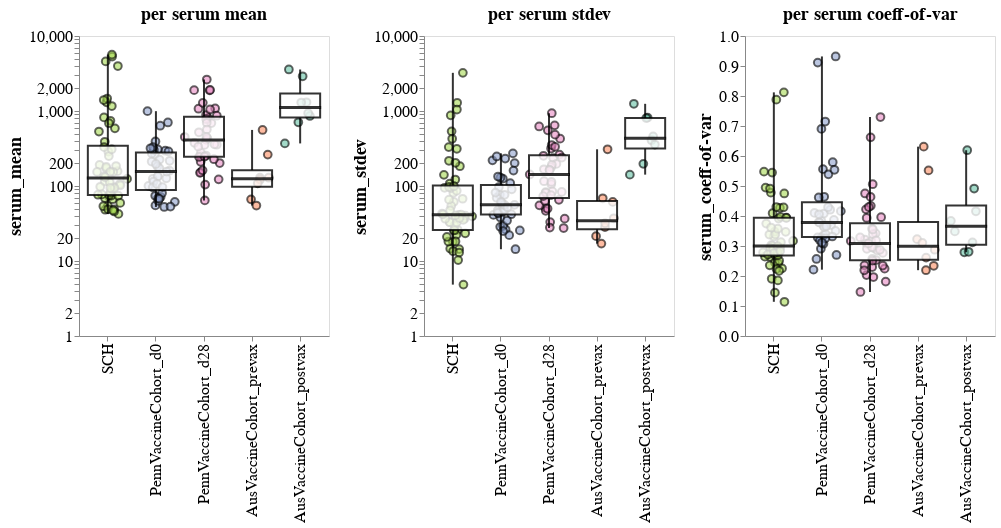

Notebook source saved alongside this figure:
### Code cell
# Make reduced input dataframe
data = (all_titers_df
        .merge(serum_variance_df, on = 'serum')
        [['group', 'group_detail', 'serum', 'serum_mean',
          'serum_stdev', 'serum_var', 'serum_coeff-of-var']]
        .drop_duplicates()
        # .query('group != "SCH"')
       )

# Initialize list to store difference group variance calcualtions
plots = []

# Configure plots
width = 250
point_size = 60
point_opacity = 0.6
box_size = 40
box_opacity = 0.8

# Define sort order for x-axis
sort_order = ['SCH', 
              'PennVaccineCohort_d0', 'PennVaccineCohort_d28',
              'AusVaccineCohort_prevax', 'AusVaccineCohort_postvax']

# Define list of variances to plot for
var_list = ['serum_mean', 'serum_stdev', 'serum_coeff-of-var']

# Iterate through above list and produce plots
for var in var_list:

    if var == 'serum_coeff-of-var':
        _range = [0,1]
        scale_param = alt.Scale(nice=True, domain=_range)
    else:
        _range = [4,4000]
        scale_param = alt.Scale(type='log', nice=True, domain=_range)
    
    # Make plot
    color_scheme = alt.Color("group_detail:N").legend(None).scale(scheme='set2')

    points = (alt.Chart(data, width = width)
            .mark_point(size = point_size, opacity = point_opacity, filled=True, stroke='black')
            .encode(
                alt.X('group_detail', 
                          axis = alt.Axis(grid=False, 
                                          titleFontSize=18, 
                                          labelFontSize=16,
                                          labelLimit = 1000, 
                                          labelAlign = 'right'),
                      title = '',
                       sort = sort_order
                         ),
                alt.Y(f'{var}', 
                      axis=alt.Axis(grid=False, titleFontSize=18, labelFontSize=16, title=f"{var}"),
                      scale=scale_param,
                     ),
                detail = ['serum'],
                color = color_scheme,
                xOffset="jitter:Q",
                tooltip=['serum']
            )
              .transform_calculate(
        # Generate Gaussian jitter with a Box-Muller transform
        jitter="sqrt(-4*log(random()))*cos(2*PI*random())"
    ).interactive()
           )
    
    boxes = (alt.Chart(data, width = width)
             .mark_boxplot(
                 extent="min-max", 
                 opacity = box_opacity, size = box_size, color = 'white').encode(
        alt.X("group_detail:N",
              sort = sort_order),
        alt.Y(f'{var}', 
              axis=alt.Axis(title=f'{var}'),
             scale = scale_param,
             )
                 .scale(zero=False),
                 stroke = alt.value('black'),
                  strokeWidth=alt.value(2)
             )
            )
        
    layered = (alt.layer(points, boxes, title=f'per serum {var.split('_')[1]}')
               # .properties(title = f'{var}')
               # .configure_title(fontSize=22, offset=1, dx = -10, dy = -10,)
              )

    # Add final layered plot to plots list
    plots.append(layered)

# Concat plots in plots list
(alt.concat(*plots, title = '', columns = 4)
 .configure_title(fontSize=18, 
                  anchor = 'middle',
                  dy = 0,)
 .configure_header(labelFontSize=16)
 .configure_legend(titleFontSize=18, 
                   labelFontSize = 18,
                   strokeColor='gray',
                   padding=10,
                   cornerRadius=10,)
)

### Figure 1 — Vega-Lite specification as saved in the notebook (floating-point values rounded to 4 significant figures; data arrays with more than 128 entries replaced by an {"elided": "..."} marker saying what was removed)
{"config": {"view": {"continuousWidth": 300, "continuousHeight": 300}, "header": {"labelFontSize": 16}, "legend": {"cornerRadius": 10, "labelFontSize": 18, "padding": 10, "strokeColor": "gray", "titleFontSize": 18}, "title": {"anchor": "middle", "dy": 0, "fontSize": 18}}, "concat": [{"layer": [{"mark": {"type": "point", "filled": true, "opacity": 0.6, "size": 60, "stroke": "black"}, "encoding": {"color": {"field": "group_detail", "legend": null, "scale": {"scheme": "set2"}, "type": "nominal"}, "detail": [{"field": "serum", "type": "nominal"}], "tooltip": [{"field": "serum", "type": "nominal"}], "x": {"axis": {"grid": false, "labelAlign": "right", "labelFontSize": 16, "labelLimit": 1000, "titleFontSize": 18}, "field": "group_detail", "sort": ["SCH", "PennVaccineCohort_d0", "PennVaccineCohort_d28", "AusVaccineCohort_prevax", "AusVaccineCohort_postvax"], "title": "", "type": "nominal"}, "xOffset": {"field": "jitter", "type": "quantitative"}, "y": {"axis": {"grid": false, "labelFontSize": 16, "title": "serum_mean", "titleFontSize": 18}, "field": "serum_mean", "scale": {"domain": [4, 4000], "nice": true, "type": "log"}, "type": "quantitative"}}, "name": "view_1", "transform": [{"calculate": "sqrt(-4*log(random()))*cos(2*PI*random())", "as": "jitter"}]}, {"mark": {"type": "boxplot", "color": "white", "extent": "min-max", "opacity": 0.8, "size": 40}, "encoding": {"stroke": {"value": "black"}, "strokeWidth": {"value": 2}, "x": {"field": "group_detail", "sort": ["SCH", "PennVaccineCohort_d0", "PennVaccineCohort_d28", "AusVaccineCohort_prevax", "AusVaccineCohort_postvax"], "type": "nominal"}, "y": {"axis": {"title": "serum_mean"}, "field": "serum_mean", "scale": {"zero": false}, "type": "quantitative"}}}], "title": "per serum mean", "width": 250}, {"layer": [{"mark": {"type": "point", "filled": true, "opacity": 0.6, "size": 60, "stroke": "black"}, "encoding": {"color": {"field": "group_detail", "legend": null, "scale": {"scheme": "set2"}, "type": "nominal"}, "detail": [{"field": "serum", "type": "nominal"}], "tooltip": [{"field": "serum", "type": "nominal"}], "x": {"axis": {"grid": false, "labelAlign": "right", "labelFontSize": 16, "labelLimit": 1000, "titleFontSize": 18}, "field": "group_detail", "sort": ["SCH", "PennVaccineCohort_d0", "PennVaccineCohort_d28", "AusVaccineCohort_prevax", "AusVaccineCohort_postvax"], "title": "", "type": "nominal"}, "xOffset": {"field": "jitter", "type": "quantitative"}, "y": {"axis": {"grid": false, "labelFontSize": 16, "title": "serum_stdev", "titleFontSize": 18}, "field": "serum_stdev", "scale": {"domain": [4, 4000], "nice": true, "type": "log"}, "type": "quantitative"}}, "name": "view_2", "transform": [{"calculate": "sqrt(-4*log(random()))*cos(2*PI*random())", "as": "jitter"}]}, {"mark": {"type": "boxplot", "color": "white", "extent": "min-max", "opacity": 0.8, "size": 40}, "encoding": {"stroke": {"value": "black"}, "strokeWidth": {"value": 2}, "x": {"field": "group_detail", "sort": ["SCH", "PennVaccineCohort_d0", "PennVaccineCohort_d28", "AusVaccineCohort_prevax", "AusVaccineCohort_postvax"], "type": "nominal"}, "y": {"axis": {"title": "serum_stdev"}, "field": "serum_stdev", "scale": {"zero": false}, "type": "quantitative"}}}], "title": "per serum stdev", "width": 250}, {"layer": [{"mark": {"type": "point", "filled": true, "opacity": 0.6, "size": 60, "stroke": "black"}, "encoding": {"color": {"field": "group_detail", "legend": null, "scale": {"scheme": "set2"}, "type": "nominal"}, "detail": [{"field": "serum", "type": "nominal"}], "tooltip": [{"field": "serum", "type": "nominal"}], "x": {"axis": {"grid": false, "labelAlign": "right", "labelFontSize": 16, "labelLimit": 1000, "titleFontSize": 18}, "field": "group_detail", "sort": ["SCH", "PennVaccineCohort_d0", "PennVaccineCohort_d28", "AusVaccineCohort_prevax", "AusVaccineCohort_postvax"], "title": "", "type": "nominal"}, "xOffset": {"field": "jitter", "type": "quantitative"}, "y": {"axis": {"grid": false, "labelFontSize": 16, "title": "serum_coeff-of-var", "titleFontSize": 18}, "field": "serum_coeff-of-var", "scale": {"domain": [0, 1], "nice": true}, "type": "quantitative"}}, "name": "view_3", "transform": [{"calculate": "sqrt(-4*log(random()))*cos(2*PI*random())", "as": "jitter"}]}, {"mark": {"type": "boxplot", "color": "white", "extent": "min-max", "opacity": 0.8, "size": 40}, "encoding": {"stroke": {"value": "black"}, "strokeWidth": {"value": 2}, "x": {"field": "group_detail", "sort": ["SCH", "PennVaccineCohort_d0", "PennVaccineCohort_d28", "AusVaccineCohort_prevax", "AusVaccineCohort_postvax"], "type": "nominal"}, "y": {"axis": {"title": "serum_coeff-of-var"}, "field": "serum_coeff-of-var", "scale": {"zero": false}, "type": "quantitative"}}}], "title": "per serum coeff-of-var", "width": 250}], "columns": 4, "data": {"name": "data-f662ccd4beb99b8c7560e55b245a9c4d"}, "params": [{"name": "param_1", "select": {"type": "interval", "encodings": ["x", "y"]}, "bind": "scales", "views": ["view_1"]}, {"name": "param_2", "select": {"type": "interval", "encodings": ["x", "y"]}, "bind": "scales", "views": ["view_2"]}, {"name": "param_3", "select": {"type": "interval", "encodings": ["x", "y"]}, "bind": "scales", "views": ["view_3"]}], "title": "", "$schema": "https://vega.github.io/schema/vega-lite/v5.16.3.json", "datasets": {"data-f662ccd4beb99b8c7560e55b245a9c4d": {"elided": "150 records"}}}
